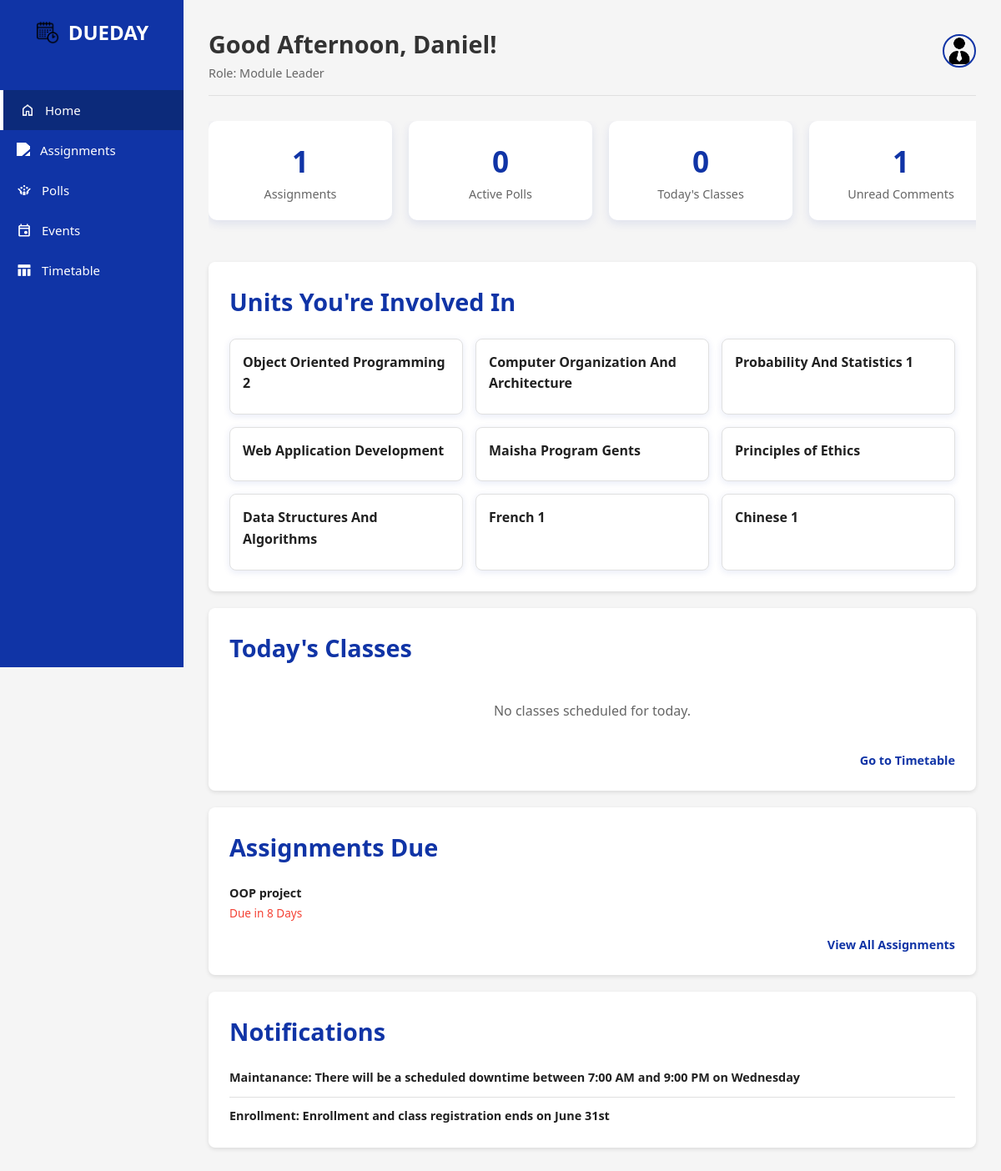
The app's page /home.php (signed in) with its own data.
### tables this page shows
CREATE TABLE `classes` (
  `Class_ID` int(11) NOT NULL,
  `Class_Name` varchar(100) NOT NULL
);

CREATE TABLE `assignments` (
  `Assignment_ID` int(11) NOT NULL,
  `Assignment_Creator_ID` int(11) NOT NULL,
  `Class_ID` int(11) DEFAULT NULL,
  `Assignment_Title` varchar(100) NOT NULL,
  `Assignment_Description` text DEFAULT NULL,
  `Assignment_DueDate` datetime NOT NULL,
  `Assignment_Marks` int(11) DEFAULT NULL,
  `Assignment_Instructions` text DEFAULT NULL
);

CREATE TABLE `notifications` (
  `Notification_ID` int(11) NOT NULL,
  `Notification_Content` text NOT NULL,
  `Notification_Date` datetime NOT NULL
);

### home.php (the view, shortened to what this page needs)
<?php
require_once 'templates/header.php';
?>
<?php
$todays_day_of_week = date('w') + 1;
$current_time = date('H:i:s');
$assignment_count = $conn->query("SELECT COUNT(*) as count FROM Assignments WHERE Assignment_DueDate >= NOW()")->fetch_assoc()['count'];
$poll_count = $conn->query("SELECT COUNT(*) as count FROM Polls WHERE Expires_At >= NOW()")->fetch_assoc()['count'];
$stmt_class_count = $conn->prepare(
    "SELECT COUNT(DISTINCT uc.Class_ID) as count
     FROM user_classes uc
     JOIN class_schedule cs ON uc.Class_ID = cs.Class_ID
     WHERE uc.User_ID = ? AND cs.Day_Of_Week = ? AND cs.End_Time > ?"
);
$stmt_class_count->bind_param("iis", $user_id, $todays_day_of_week, $current_time);
$stmt_class_count->execute();
$class_count = $stmt_class_count->get_result()->fetch_assoc()['count'];
$stmt_comments = $conn->prepare(
    "SELECT COUNT(ac.Comment_ID) as count
     FROM assignment_comments ac
     JOIN assignments a ON ac.Assignment_ID = a.Assignment_ID
     JOIN user_classes uc ON a.Class_ID = uc.Class_ID AND uc.User_ID = ?
     LEFT JOIN user_read_comments rc ON ac.Comment_ID = rc.Comment_ID AND rc.User_ID = ?
     WHERE rc.Comment_ID IS NULL"
);
$stmt_comments->bind_param("ii", $user_id, $user_id);
$stmt_comments->execute();
$unread_comments = $stmt_comments->get_result()->fetch_assoc()['count'] ?? 0;
$units_with_status_sql = "SELECT c.Class_ID, c.Class_Name, (SELECT COUNT(*) FROM Assignments a WHERE a.Class_ID = c.Class_ID AND a.Assignment_DueDate >= NOW()) as pending_assignments, (SELECT COUNT(*) FROM Polls p WHERE p.Class_ID = c.Class_ID AND p.Expires_At >= NOW()) as active_polls FROM Classes c JOIN User_Classes uc ON c.Class_ID = uc.Class_ID WHERE uc.User_ID = ?";
$stmt_units = $conn->prepare($units_with_status_sql);
$stmt_units->bind_param("i", $user_id);
$stmt_units->execute();
$user_units = $stmt_units->get_result()->fetch_all(MYSQLI_ASSOC);
$todays_classes_sql = "SELECT cs.Start_Time, cs.End_Time, c.Class_Name, v.Venue_Name
                       FROM Class_Schedule cs
                       JOIN Classes c ON cs.Class_ID = c.Class_ID
                       JOIN Venues v ON cs.Venue_ID = v.Venue_ID
                       JOIN User_Classes uc ON c.Class_ID = uc.Class_ID
                       WHERE uc.User_ID = ? AND cs.Day_Of_Week = ? AND cs.End_Time > ?
                       ORDER BY cs.Start_Time ASC";
$stmt_today = $conn->prepare($todays_classes_sql);
$stmt_today->bind_param("iis", $user_id, $todays_day_of_week, $current_time);
$stmt_today->execute();
$todays_classes = $stmt_today->get_result()->fetch_all(MYSQLI_ASSOC);
function format_due_date(string $due_date_str): string {
    $due = new DateTime($due_date_str); $now = new DateTime(); $diff = $now->diff($due);
    $days = $diff->days;
    return "Due in {$days} Days";
}
$assignments_due = $conn->query("SELECT Assignment_Title, Assignment_DueDate FROM Assignments WHERE Assignment_DueDate >= NOW() ORDER BY Assignment_DueDate ASC LIMIT 3")->fetch_all(MYSQLI_ASSOC);
$stmt_notifications = $conn->prepare("SELECT Notification_Content FROM Notifications n JOIN Notification_User nu ON n.Notification_ID = nu.Notification_ID WHERE nu.User_ID = ? ORDER BY n.Notification_Date DESC LIMIT 3");
$stmt_notifications->bind_param("i", $user_id);
$stmt_notifications->execute();
$notifications = $stmt_notifications->get_result()->fetch_all(MYSQLI_ASSOC);
?>
<div class="dashboard-overview">
    <div class="stat-card"> <div class="stat-value"><?php echo $assignment_count; ?></div> <div class="stat-label">Assignments</div> </div>
    <div class="stat-card"> <div class="stat-value"><?php echo $poll_count; ?></div> <div class="stat-label">Active Polls</div> </div>
    <div class="stat-card"> <div class="stat-value"><?php echo $class_count; ?></div> <div class="stat-label">Today's Classes</div> </div>
    <div class="stat-card"> <div class="stat-value"><?php echo $unread_comments; ?></div> <div class="stat-label">Unread Comments</div> </div>
</div>
<div class="widgets-container">
    <div class="card widget-card">
        <h2 class="section-title">Units You're Involved In</h2>
        <div class="units-grid">
            <?php if(empty($user_units)): ?><p>You are not enrolled in any units.</p><?php else: ?>
                <?php foreach($user_units as $unit): ?>
                    <div class="unit-card">
                        <div class="unit-name"><?php echo htmlspecialchars($unit['Class_Name']); ?></div>
                    </div>
                <?php endforeach; ?>
            <?php endif; ?>
        </div>
    </div>
    <div class="card list-widget">
        <h2 class="section-title">Today's Classes</h2>
        <?php if(empty($todays_classes)): ?><p class="widget-empty-msg">No classes scheduled for today.</p><?php endif; ?>
        <a href="timetable.php" class="list-widget-link">Go to Timetable</a>
    </div>
    <div class="card list-widget">
        <h2 class="section-title">Assignments Due</h2>
        <?php if(empty($assignments_due)): ?><p class="widget-empty-msg">No upcoming assignments.</p><?php else: ?>
            <ul class="widget-list">
                <?php foreach($assignments_due as $assignment): ?>
                <li class="widget-list-item">
                    <div class="item-content">
                        <span class="item-title"><?php echo htmlspecialchars($assignment['Assignment_Title']); ?></span>
                        <span class="item-meta status-due"><?php echo format_due_date($assignment['Assignment_DueDate']); ?></span>
                    </div>
                </li>
                <?php endforeach; ?>
            </ul>
        <?php endif; ?>
        <a href="assignment.php" class="list-widget-link">View All Assignments</a>
    </div>
    <div class="card list-widget">
        <h2 class="section-title">Notifications</h2>
        <?php if(empty($notifications)): ?><p class="widget-empty-msg">No new notifications.</p><?php else: ?>
            <ul class="widget-list">
                <?php foreach($notifications as $notification): ?>
                <li class="widget-list-item">
                    <div class="item-content">
                        <span class="item-title"><?php echo htmlspecialchars($notification['Notification_Content']); ?></span>
                    </div>
                </li>
                <?php endforeach; ?>
            </ul>
        <?php endif; ?>
    </div>
</div>
<?php
require_once 'templates/footer.php';
?>

### templates/header.php (shortened to what this page needs)
<?php
$base_path = '/dueday';
$user_id = $_SESSION['user_id'];
$user_fname = $_SESSION['user_fname'];
$user_role = $_SESSION['role_name'];
$active_page = basename($_SERVER['PHP_SELF']);
$current_hour = (int)date('H');
$time_based_greeting = "Welcome back,";
if ($current_hour >= 5 && $current_hour < 12) {
    $time_based_greeting = "Good Morning,";
} elseif ($current_hour >= 12 && $current_hour < 17) {
    $time_based_greeting = "Good Afternoon,";
} elseif ($current_hour >= 17 || $current_hour < 5) {
    $time_based_greeting = "Good Evening,";
}
?>
<!DOCTYPE html>
<html lang="en">
<head>
    <link rel="stylesheet" href="<?php echo $base_path; ?>/assets/css/style.css">
</head>
<body>
    <div class="container">
        <div class="sidebar">
            <div class="logo">
                <img src="<?php echo $base_path; ?>/assets/icons/dueday.png" alt="DueDay Logo" class="logo-icon">
                <span>DUEDAY</span>
            </div>
            <ul class="nav-menu">
                <li class="nav-item <?php if ($active_page == 'home.php') echo 'active'; ?>"><a href="<?php echo $base_path; ?>/home.php"><img src="<?php echo $base_path; ?>/assets/icons/home.png" class="nav-icon"><span>Home</span></a></li>
                <li class="nav-item <?php if ($active_page == 'assignment.php') echo 'active'; ?>"><a href="<?php echo $base_path; ?>/assignment.php"><img src="<?php echo $base_path; ?>/assets/icons/assignment.png" class="nav-icon"><span>Assignments</span></a></li>
                <li class="nav-item <?php if ($active_page == 'poll.php') echo 'active'; ?>"><a href="<?php echo $base_path; ?>/poll.php"><img src="<?php echo $base_path; ?>/assets/icons/poll.png" class="nav-icon"><span>Polls</span></a></li>
                <li class="nav-item <?php if ($active_page == 'event.php') echo 'active'; ?>"><a href="<?php echo $base_path; ?>/event.php"><img src="<?php echo $base_path; ?>/assets/icons/event.png" class="nav-icon"><span>Events</span></a></li>
                <li class="nav-item <?php if ($active_page == 'timetable.php') echo 'active'; ?>"><a href="<?php echo $base_path; ?>/timetable.php"><img src="<?php echo $base_path; ?>/assets/icons/table.png" class="nav-icon"><span>Timetable</span></a></li>
            </ul>
        </div>
        <div class="main-content">
            <header class="welcome-header">
                <div class="greeting">
                    <h1><?php echo $time_based_greeting . " " . htmlspecialchars($user_fname); ?>!</h1>
                    <p>Role: <?php echo htmlspecialchars($user_role); ?></p>
                </div>
                <div class="profile-section">
                     <a href="<?php echo $base_path; ?>/profile.php" title="Profile & Settings">
                        <img src="<?php echo $base_path; ?>/assets/icons/admin.png" alt="Profile" class="profile-icon">
                    </a>
                </div>
            </header>

### templates/footer.php (shortened to what this page needs)
</div> </div>
</body>
</html>

### records on screen
classes: Class_Name "Object Oriented Programming 2"
classes: Class_Name "Computer Organization And Architecture"
classes: Class_Name "Probability And Statistics 1"
classes: Class_Name "Web Application Development"
classes: Class_Name "Maisha Program Gents"
classes: Class_Name "Principles of Ethics"
classes: Class_Name "Data Structures And Algorithms"
classes: Class_Name "French 1"
classes: Class_Name "Chinese 1"
assignments: Assignment_Title "OOP project", Assignment_DueDate.Class_ID "Due in 8 Days"
notifications: Notification_Content "Maintanance: There will be a scheduled downtime between 7:00 AM and 9:00 PM on Wednesday"
notifications: Notification_Content "Enrollment: Enrollment and class registration ends on June 31st"

### other values on screen
$time_based_greeting "Good Afternoon,"
$user_fname "Daniel"
$user_role "Module Leader"
$assignment_count "1"
$poll_count "0"
$class_count "0"
$unread_comments "1"
